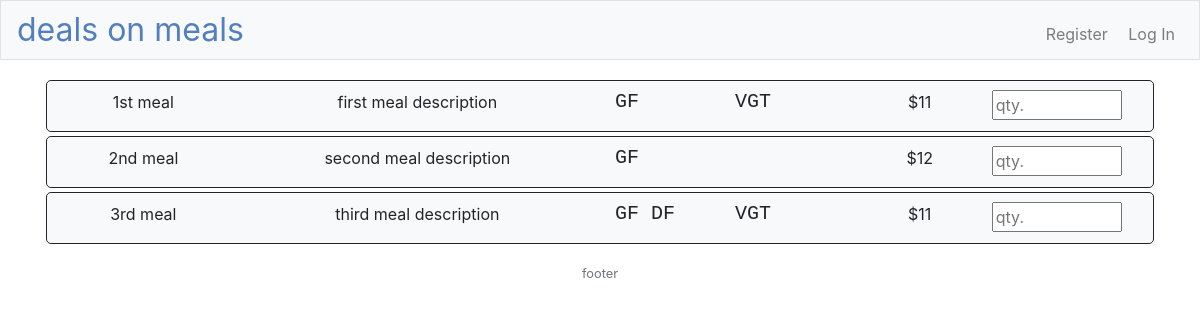
The app's page /createOrder with its own data.
### models.py (models this page shows, shortened)
class Meal(db.Model):
    __tablename__ = "meal"
    id = db.Column(db.Integer, primary_key=True)
    title = db.Column(db.String(), nullable=False)
    desc = db.Column(db.String(), nullable=False)
    gf = db.Column(db.Boolean(), nullable=False, default=False)
    df = db.Column(db.Boolean(),  nullable=False, default=False)
    vgt = db.Column(db.Boolean(),  nullable=False, default=False)
    vgn = db.Column(db.Boolean(),  nullable=False, default=False)
    archived = db.Column(db.Boolean(), nullable=False, default=False)
    price = db.Column(db.Integer, nullable=False, default=11)

### app.py (the view)
@app.route("/createOrder")
def createOrder():
    meals = Meal.query.all()
    return render_template("createOrder.html", meals=meals)

### app.py (called while the page is built)
@app.after_request
def after_request(response):
    response.headers["Cache-Control"] = "no-cache, no-store, must-revalidate"
    response.headers["Expires"] = 0
    response.headers["Pragma"] = "no-cache"
    return response

### templates/createOrder.html (shortened to what this page needs)
{% extends "layout.html" %}
{% block main %}
<div class="container-fluid">
    {%for meal in meals %}
    <div class="row my-1 bg-light text-wrap">
        <div class="col-4 col-md-2 my-1">
            {{meal.title}}
        </div>
        <div class="col-8 col-md-4 my-1">
            {{meal.desc}}
        </div>
        <div class="col-7 col-md-3 my-1" >
            <h5 style="text-align: left;font-family:'Courier Bold', Courier Bold, monospace;font-style:bold">
            {% if meal.gf == True %}
            GF
            {% else %}&nbsp;&nbsp;{% endif %}
            {% if meal.df == True %}
            DF
            {% else %}&nbsp;&nbsp;{% endif %}
            {% if meal.vgt == True %}VGT
            {% else %}&nbsp;&nbsp;&nbsp;{% endif %}
        </div>
        <div class="col-2 col-md-1 my-1" >
            ${{meal.price}}
        </div>
        <div class="col-3 col-md-2 my-1" >
            <div class="def-number-input number-input safari_only">
            <input style="width:85%; max-width:40" placeholder="qty." class="quantity" min="0" max="10" name="quantity" value="" type="number">
            </div>
        </div>
    </div>
    {% endfor %}
</div>
{% endblock %}

### static/styles.css (style rules this page uses)
.row { border-style: solid; border-width: 1px; border-radius: 5px; padding: 5px; border-spacing: 5 px; white-space: nowrap; }

### records on screen
Meal: title "1st meal", desc "first meal description", gf "GF", vgt "VGT", price "11"
Meal: title "2nd meal", desc "second meal description", gf "GF", price "12"
Meal: title "3rd meal", desc "third meal description", gf "GF", df "DF", vgt "VGT", price "11"
